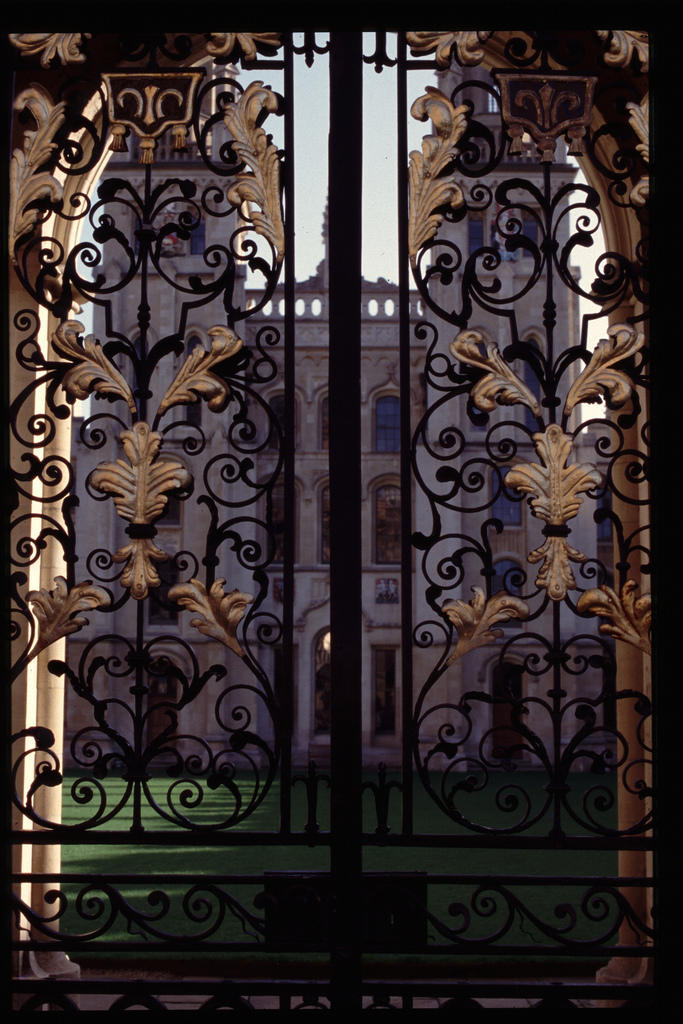
#> input picture AutoEncoder/assets/Oxford/all_souls_000000.jpg, 683 x 1024 px
$ python -i Insertion.py   (imports and definitions only)
#> lines starting #> are read from the running program, lines starting #| are printed output that depends on the picture; after the words box and inside, x2 and y2 are one past the last pixel; in counts of white or black regions, pixels touching at a corner belong together
import os
import cv2
from sqlalchemy import create_engine, Table, Column, LargeBinary, Integer, MetaData, insert
import pickle
import numpy as np
from scipy.spatial import KDTree

def list_of_image_paths(folder_path):
    image_list = []
    for filename in os.listdir(folder_path):
        if filename.endswith(('.png', '.jpg', '.jpeg', '.webp', '.PNG', '.JPG', '.JPEG', '.WEBP')):
            image_list.append(os.path.join(folder_path, filename))
    return image_list

def extract_descriptors(image):
    orb = cv2.ORB_create()
    keypoints, descriptors = orb.detectAndCompute(image, None)
    return descriptors

def binarized_image(image_path):
#> called with image_path = 'assets/Oxford/all_souls_000000.jpg'
    img = cv2.imread(image_path, cv2.IMREAD_GRAYSCALE)
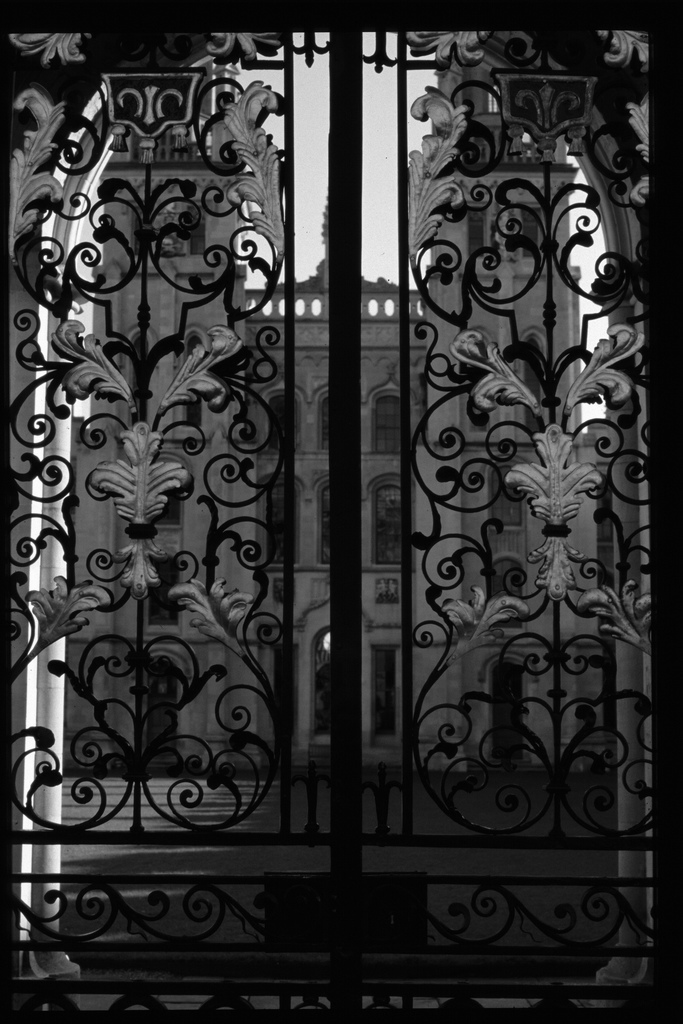
#> img: shape (1024, 683); min 0, max 255, mean 48.7
    height, width = img.shape[:2]
#> height = 1024; width = 683
    resized_img = cv2.resize(img, (int(0.25 * width), int(0.25 * height)))
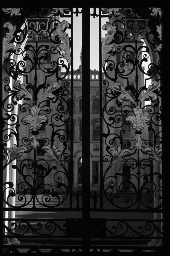
#> resized_img: shape (256, 170); min 2, max 252, mean 48.8
    equalized_image = cv2.equalizeHist(resized_img)
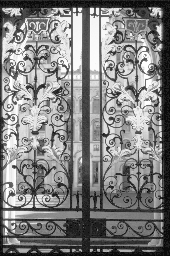
#> equalized_image: shape (256, 170); min 0, max 255, mean 129.8
    _, bin_image = cv2.threshold(equalized_image, 0, 255, cv2.THRESH_BINARY + cv2.THRESH_OTSU)
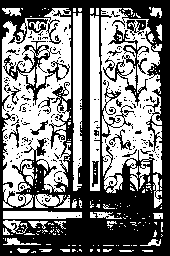
#> bin_image: shape (256, 170); 49.3% white; 200 white regions (167 under 20 px), largest, box (x1, y1, x2, y2) and area: (2, 8, 71, 208) 8550, (101, 8, 162, 193) 6887, (90, 15, 100, 191) 1535
    return bin_image

folder_path = '/Users/macbook/Oxford/Oxford'
image_list = list_of_image_paths(folder_path)

# [1 line that did not run here, left out]
# [1 line that did not run here, left out]
# [1 line that did not run here, left out]

# [4 lines that did not run here, left out]

# [3 lines that did not run here, left out]

# [44 lines not run here, left out]

>>> result = binarized_image('assets/Oxford/all_souls_000000.jpg')
